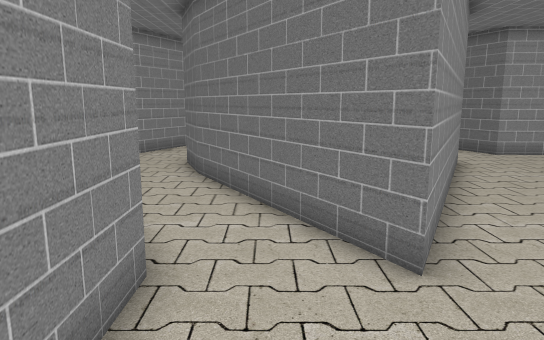
View 1 (above)

16 first-person views from a walk through a 3-D level made in the Unity game engine. The camera is 1.2 m above the floor, tilts 10° down and sees 70° across. The floor is counted in squares, 0.58 m on a side. Each view is taken from the middle of a square. On the plan, view 1 faces up. The plan holds only what a view shows up to about 20 squares ahead; the rest is blank. The place goes on beyond the plan. The player is left out.

View 2
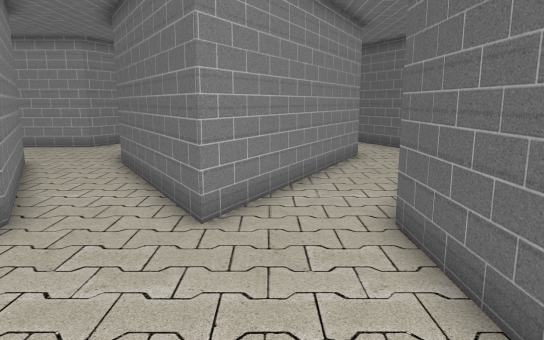

View 3
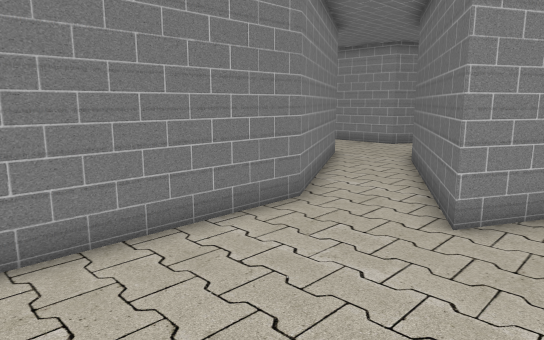

View 4
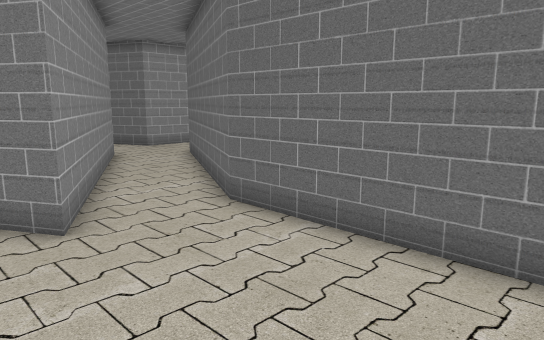

View 5
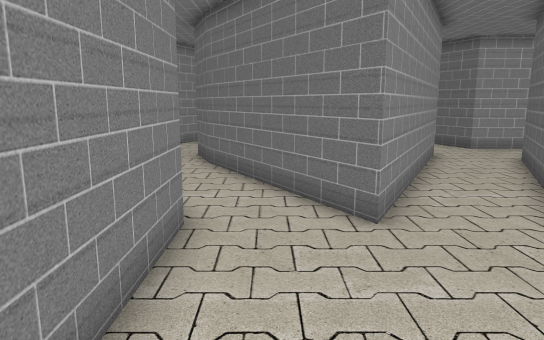

View 6
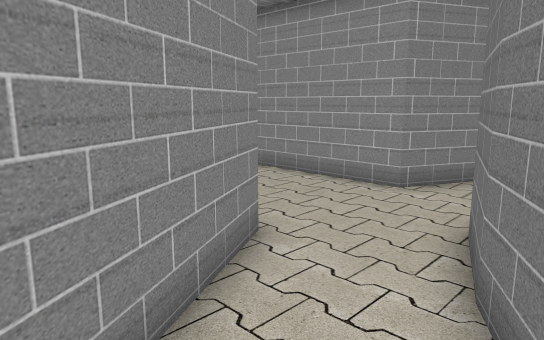

View 7
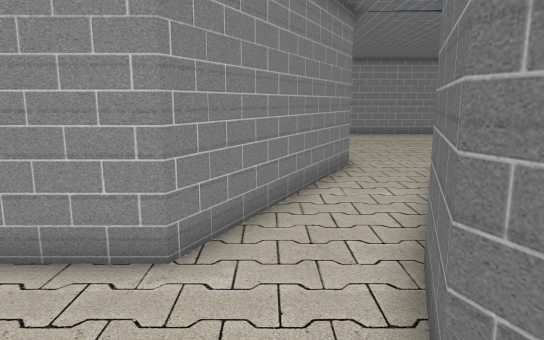

View 8
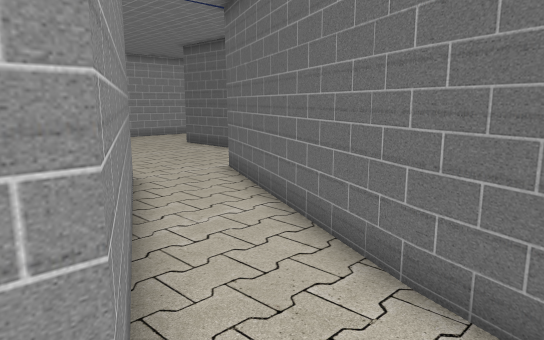

View 9
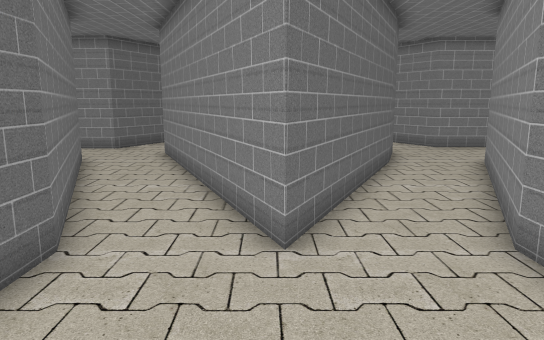

View 10
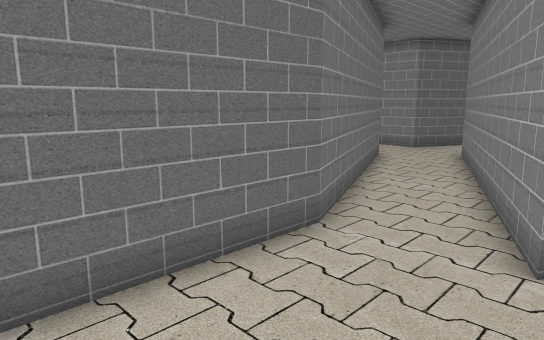

View 11
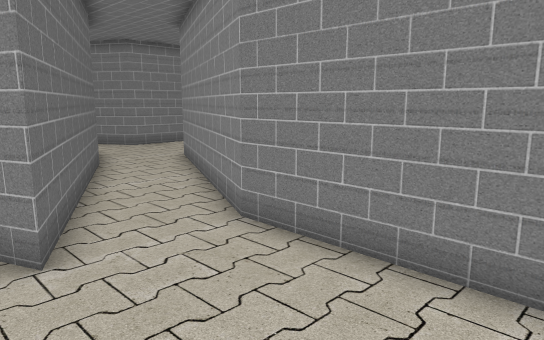

View 12
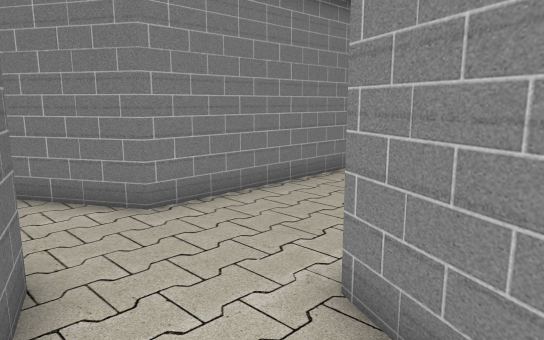

View 13
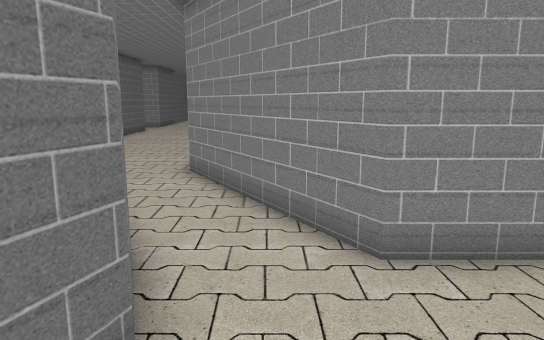

View 14
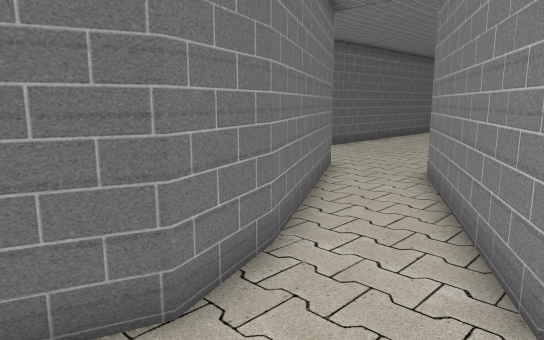

View 15
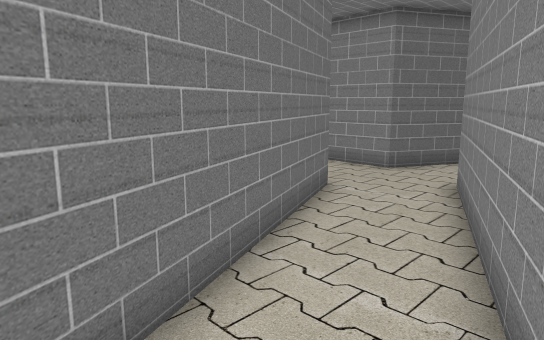

View 16
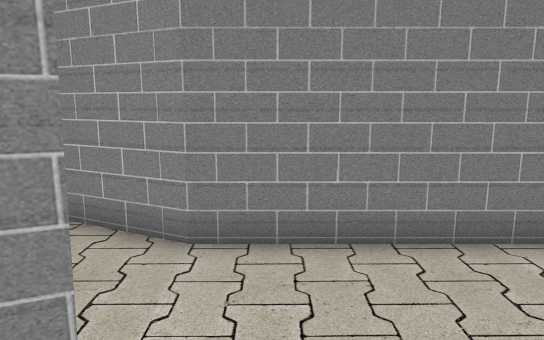

### Floor plan
Ten units are one square. View 1 is at (0, 0); x grows to the right and y downward. Boxes are objects, and circles mark ways between rooms. Rooms are numbered by the first view taken in them; rooms with no view inside come last. Other rooms are left out.
<svg viewBox="-110 -300 203 330">
<path fill="none" stroke="#000" d="M-15 -44 -15 12M51 25 51 -44M27 -62 18 -44 3 -70M-38 -84 -15 -44M3 -70 -14 -99M-21 -110 -29 -132 -20 -158M-21 -156 -15 -169M-105 -111 -54 -111 -38 -84M-42 -179 -53 -157 -105 -157M-14 -99 -22 -112M51 -238 51 -295M-15 -290 -15 -237 -42 -179M63 -209 50 -239M-15 -169 18 -238 39 -191M39 -191 60 -141M88 -152 63 -209"/>
<circle cx="-10" cy="-60" r="3" fill="#2a7"/>
<circle cx="-30" cy="-90" r="3" fill="#2a7"/>
<circle cx="-30" cy="-180" r="3" fill="#2a7"/>
<circle cx="50" cy="-200" r="3" fill="#2a7"/>
<text x="10" y="-10">1</text>
<text x="-20" y="-80">2</text>
<text x="-60" y="-130">3</text>
<text x="10" y="-240">4</text>
<text x="60" y="-180">5</text>
</svg>
Room 1 opens to room 2. Room 2 opens to room 3. Room 3 opens to room 4. Room 4 opens to room 5.

Where each view was taken, in squares from view 1:
view 1: 0 up, 0 right, facing up
view 2: 2 down, 3 right, facing up
view 3: 2 down, 4 right, facing up-left
view 4: 2 down, 0 right, facing up-right
view 5: 2 down, 0 right, facing up
view 6: 7 up, 1 left, facing up-left
view 7: 11 up, 4 left, facing up
view 8: 14 up, 6 left, facing up-right
view 9: 29 up, 2 right, facing down
view 10: 29 up, 1 right, facing down-right
view 11: 29 up, 3 right, facing down-left
view 12: 18 up, 2 left, facing down-left
view 13: 16 up, 4 left, facing down
view 14: 15 up, 6 left, facing down-right
view 15: 23 up, 3 right, facing down-right
view 16: 25 up, 4 right, facing left
